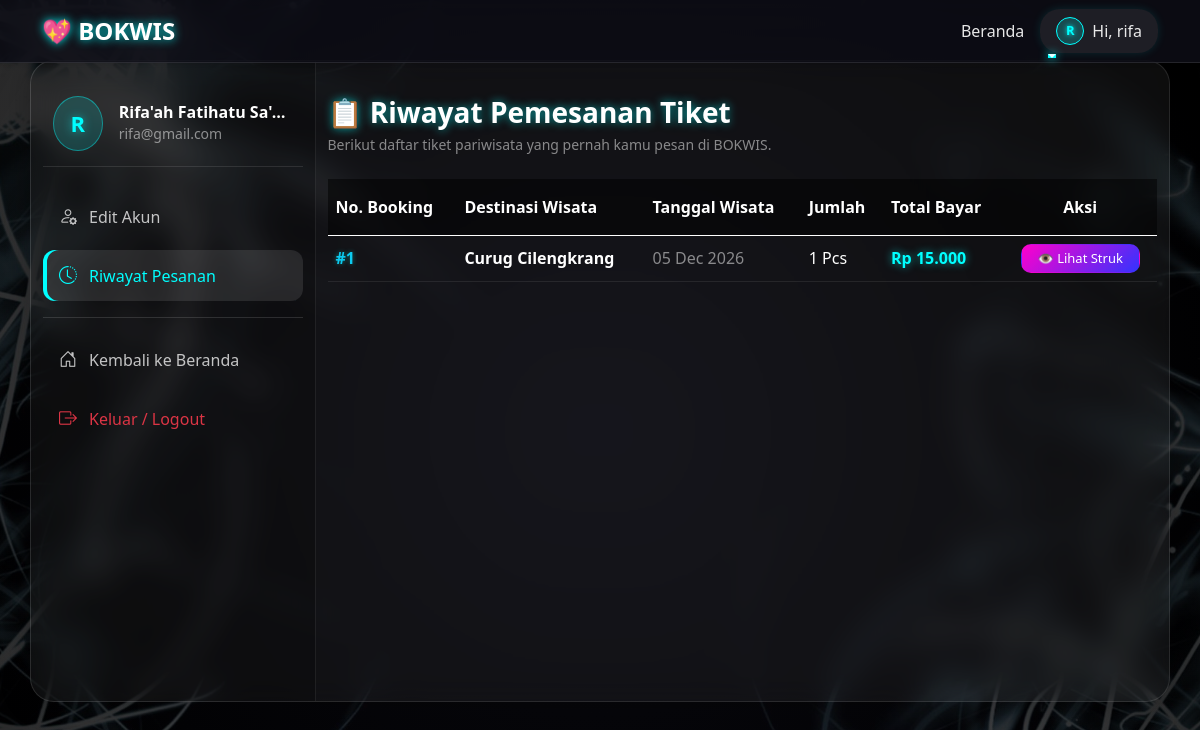
The app's page /webdev/profil.php?pajangan=riwayat (signed in) with its own data.
### tables this page shows
CREATE TABLE `booking` (
  `id_booking` int(11) NOT NULL,
  `id_destinasi` int(11) DEFAULT NULL,
  `nama_user` varchar(100) NOT NULL,
  `email` varchar(100) NOT NULL,
  `tanggal_wisata` date NOT NULL,
  `jumlah_tiket` int(11) NOT NULL,
  `total_bayar` int(11) DEFAULT NULL,
  `status_bayar` enum('Pending','Lunas') DEFAULT 'Pending',
  `waktu_transaksi` timestamp NOT NULL DEFAULT current_timestamp()
);

CREATE TABLE `destinasi` (
  `id_destinasi` int(11) NOT NULL,
  `nama_wisata` varchar(100) NOT NULL,
  `kategori` enum('Alam','Gunung','Pantai') NOT NULL,
  `harga_tiket` int(11) DEFAULT 50000,
  `deskripsi` text DEFAULT NULL,
  `gambar` varchar(255) DEFAULT NULL,
  `maps` text DEFAULT NULL
);

### webdev/profil.php (the view, shortened to what this page needs)
<?php
$menu = isset($_GET['pajangan']) ? $_GET['pajangan'] : 'edit_akun';
?>
<!DOCTYPE html>
<html lang="id">
<head>
    <link href="https://cdn.jsdelivr.net/npm/bootstrap@5.0.2/dist/css/bootstrap.min.css" rel="stylesheet">
    <link rel="stylesheet" href="https://cdn.jsdelivr.net/npm/bootstrap-icons@1.10.0/font/bootstrap-icons.css">
</head>
<body>
<?php include 'header.php'; ?>
<div class="container my-5">
    <div class="row settings-container">
        <div class="col-md-4 col-lg-3 sidebar-menu">
            <div class="user-avatar-section d-flex align-items-center gap-3 mb-4">
                <div class="avatar-circle">
                    <?= strtoupper(substr($_SESSION['user']['nama_lengkap'], 0, 1)); ?>
                </div>
                <div class="overflow-hidden">
                    <h6 class="fw-bold mb-0 text-truncate text-white"><?= htmlspecialchars($_SESSION['user']['nama_lengkap']); ?></h6>
                    <small class="text-white-50 text-truncate d-block"><?= htmlspecialchars($_SESSION['user']['email']); ?></small>
                </div>
            </div>
            <a href="profil.php?pajangan=edit_akun" class="nav-settings-link <?= $menu == 'edit_akun' ? 'active' : ''; ?>">
                <i class="bi bi-person-gear"></i> <span>Edit Akun</span>
            </a>
            <a href="profil.php?pajangan=riwayat" class="nav-settings-link <?= $menu == 'riwayat' ? 'active' : ''; ?>">
                <i class="bi bi-clock-history"></i> <span>Riwayat Pesanan</span>
            </a>
            <hr class="text-white-50 my-3">
            <a href="index.php" class="nav-settings-link">
                <i class="bi bi-house-door"></i> <span>Kembali ke Beranda</span>
            </a>
            <a href="logout.php" class="nav-settings-link text-danger" onclick="return confirm('Yakin ingin logout?')">
                <i class="bi bi-box-arrow-right text-danger"></i> <span>Keluar / Logout</span>
            </a>
        </div>
        <div class="col-md-8 col-lg-9 content-display">
            <?php if ($menu == 'edit_akun'): ?>
                <h3 class="fw-bold mb-1 text-white" style="text-shadow: 0 0 10px rgba(0,255,255,0.6);">⚙️ Pengaturan Akun</h3>
                <p class="text-white-50 mb-4 small">Perbarui informasi profil dan kredensial login kamu di sini.</p>
                <form method="POST" style="max-width: 600px;">
                    <div class="mb-3">
                        <label class="small fw-bold mb-2 text-white">Nama Lengkap</label>
                        <input type="text" name="nama_lengkap" class="form-control" value="<?= htmlspecialchars($_SESSION['user']['nama_lengkap']); ?>" required>
                    </div>
                    <div class="mb-3">
                        <label class="small fw-bold mb-2 text-white">Username</label>
                        <input type="text" name="username" class="form-control" value="<?= htmlspecialchars($_SESSION['user']['username']); ?>" required>
                    </div>
                    <div class="mb-3">
                        <label class="small fw-bold mb-2 text-white">Email Terdaftar</label>
                        <input type="email" name="email" class="form-control" value="<?= htmlspecialchars($_SESSION['user']['email']); ?>" required>
                    </div>
                    <div class="mb-4">
                        <label class="small fw-bold mb-2 text-white">Password Baru (Opsional)</label>
                        <input type="password" name="password" class="form-control" placeholder="Kosongkan jika tidak ingin mengganti password">
                    </div>
                    <button type="submit" name="update_profil" class="btn btn-neon">Simpan Perubahan</button>
                </form>
            <?php elseif ($menu == 'riwayat'): ?>
                <h3 class="fw-bold mb-1 text-white" style="text-shadow: 0 0 10px rgba(0,255,255,0.6);">📋 Riwayat Pemesanan Tiket</h3>
                <p class="text-white-50 mb-4 small">Berikut daftar tiket pariwisata yang pernah kamu pesan di BOKWIS.</p>
                <div class="table-responsive">
                    <table class="table align-middle text-white">
                        <thead style="background: rgba(0,0,0,0.5);">
                            <tr>
                                <th class="text-white fw-bold py-3">No. Booking</th>
                                <th class="text-white fw-bold py-3">Destinasi Wisata</th>
                                <th class="text-white fw-bold py-3">Tanggal Wisata</th>
                                <th class="text-white fw-bold py-3">Jumlah</th>
                                <th class="text-white fw-bold py-3">Total Bayar</th>
                                <th class="text-white fw-bold py-3 text-center">Aksi</th>
                            </tr>
                        </thead>
                        <tbody>
                            <?php
                            $nama_login = mysqli_real_escape_string($conn, $_SESSION['user']['nama_lengkap']);
                            $riwayat_query = mysqli_query($conn, "SELECT b.*, d.nama_wisata
                                                                  FROM booking b
                                                                  JOIN destinasi d ON b.id_destinasi = d.id_destinasi
                                                                  WHERE b.nama_user = '$nama_login'
                                                                  ORDER BY b.id_booking DESC");
                            if (mysqli_num_rows($riwayat_query) > 0):
                                while ($r = mysqli_fetch_assoc($riwayat_query)):
                            ?>
                            <tr style="border-bottom: 1px solid rgba(255,255,255,0.1);">
                                <td class="fw-bold text-info" style="text-shadow: 0 0 5px rgba(0,255,255,0.4);">#<?= $r['id_booking']; ?></td>
                                <td class="text-white"><strong><?= htmlspecialchars($r['nama_wisata']); ?></strong></td>
                                <td class="text-white-50"><?= date('d M Y', strtotime($r['tanggal_wisata'])); ?></td>
                                <td class="text-white"><?= $r['jumlah_tiket']; ?> Pcs</td>
                                <td class="fw-bold text-neon" style="color: #00ffff; text-shadow: 0 0 8px rgba(0,255,255,0.6);">Rp <?= number_format($r['total_bayar'], 0, ',', '.'); ?></td>
                                <td class="text-center">
                                    <a href="struk.php?id=<?= $r['id_booking']; ?>" class="btn btn-sm btn-neon py-1 px-3" style="font-size: 13px; border-radius: 10px;">
                                        👁️ Lihat Struk
                                    </a>
                                </td>
                            </tr>
                            <?php endwhile; else: ?>
                            <tr>
                                <td colspan="6" class="text-center text-white-50 py-4">Kamu belum pernah memesan tiket wisata.</td>
                            </tr>
                            <?php endif; ?>
                        </tbody>
                    </table>
                </div>
            <?php endif; ?>
        </div>
    </div>
</div>
</body>
</html>

### webdev/profil.php (style rules this page uses)
body { background: url('foto/bg.jpg') no-repeat center center fixed; background-size: cover; font-family: 'Poppins', sans-serif; min-height: 100vh; color: white; }
body::before { content: ""; position: fixed; inset: 0; background: radial-gradient(circle at center, rgba(15, 15, 25, 0.65), rgba(0,0,0,0.85)); z-index: -1; }
.settings-container { background: rgba(255, 255, 255, 0.05); backdrop-filter: blur(15px); border: 1px solid rgba(255, 255, 255, 0.1); border-radius: 24px; overflow: hidden; margin-top: 40px; box-shadow: 0 0 30px rgba(0, 0, 0, 0.3); }
.sidebar-menu { background: rgba(0, 0, 0, 0.2); border-right: 1px solid rgba(255, 255, 255, 0.08); padding: 20px; min-height: 80vh; }
.user-avatar-section { padding: 15px 10px; border-bottom: 1px solid rgba(255, 255, 255, 0.1); }
.avatar-circle { width: 55px; height: 55px; background: rgba(0, 255, 255, 0.15); border: 1px solid rgba(0, 255, 255, 0.4); border-radius: 50%; display: flex; align-items: center; justify-content: center; font-size: 22px; font-weight: bold; color: #00ffff; text-shadow: 0 0 10px rgba(0,255,255,0.5); }
.nav-settings-link { display: flex; align-items: center; padding: 12px 16px; color: rgba(255,255,255,0.75) !important; text-decoration: none; border-radius: 12px; margin-top: 8px; transition: 0.3s; font-weight: 500; }
.nav-settings-link i { margin-right: 12px; font-size: 18px; }
.nav-settings-link.active { background: rgba(255, 255, 255, 0.1); color: #00ffff !important; box-shadow: inset 4px 0 0 #00ffff; }
.content-display { padding: 35px; }
.btn-neon { background: linear-gradient(135deg, #ff00cc, #3333ff); border: none; color: white !important; padding: 12px 25px; border-radius: 14px; font-weight: 600; transition: 0.3s; }
.table { color: white !important; }
.table th, .table td { border-color: rgba(255, 255, 255, 0.08); padding: 15px 10px; }

### webdev/header.php (style rules this page uses)
:root { --pink-main: #ff4da6; --pink-dark: #e60073; --pink-light: #ffe6f2; }
body { font-family: 'Segoe UI', sans-serif; background-color: #f8f9fa; scroll-behavior: smooth; }

### records on screen
booking: id_booking "1", id_destinasi.nama_wisata "Curug Cilengkrang", tanggal_wisata "05 Dec 2026", jumlah_tiket "1", total_bayar "15.000"

### other values on screen
substr($_SESSION['user']['nama_lengkap'], 0, 1) "R"
$_SESSION['user']['username'] "rifa"
$_SESSION['user']['nama_lengkap'] "Rifa'ah Fatihatu Sa'…"
$_SESSION['user']['email'] "rifa@gmail.com"
